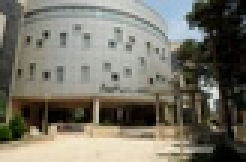
%> input picture Images/SchoolOfComputer.jpg, 82 x 54 px, shrunk from 854 x 568 before the run (shown 3 times larger)
$ octave Image_Processing.m   (GNU Octave 9; MATLAB toolbox functions it lacks are replaced by stand-ins)
%> lines starting %> are read from the running program, lines starting %| are printed output that depends on the picture
computer = imread('SchoolOfComputer.jpg');
%> computer is the input picture: size 54x82x3 uint8; mean R, G, B 118.6, 115.9, 103.6
landscape = imread('Landscape.jpg');
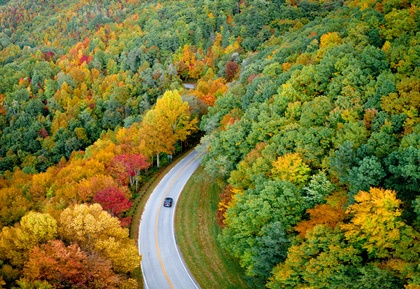
%> input picture Images/Landscape.jpg, 420 x 289 px, shrunk from 4384 x 3012 before the run
%> landscape is the input picture: size 289x420x3 uint8; mean R, G, B 116.1, 117.4, 49.7
me = imread('Me.jpg');
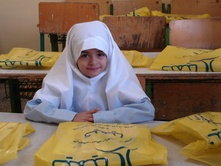
%> input picture Images/Me.JPG, 221 x 166 px, shrunk from 2304 x 1728 before the run
%> me is the input picture: size 166x221x3 uint8; mean R, G, B 131.5, 109.6, 87.6
figure(1);
imshow(computer);
figure(2);
imshow(landscape);
figure(3);
imshow(me);

% sobel algorithm to detect edges
clc; clear; close all; warning off;
c = imread('Me.jpg');
c = im2double(c);
c = imnoise(c, 'gaussian', 0, 0.001);
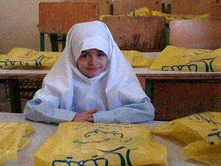
%> c: size 166x221x3 double; mean R, G, B 0.515, 0.43, 0.344

subplot(2,2,1);
imshow(c);
title('orginal image');

[height width R] = size(c);
%> height = 166; width = 221; R = 3

for i = 2 : height-1
    for j = 2 : width-1
        Dx(i,j) = [c(i+1,j-1) - c(i-1,j-1)] + 2*[c(i+1,j) - c(i-1,j)] + [c(i+1,j+1) - c(i-1,j+1)];
        Dy(i,j) = [c(i-1,j+1) - c(i-1,j-1)] + 2*[c(i,j+1) - c(i,j-1)] + [c(i+1,j+1) - c(i+1,j-1)];
        S(i,j) = sqrt(Dx(i,j)^2 + Dy(i,j)^2);
        if Dx(i,j) < 1
            Dx(i,j) = 0;
        else
            Dx(i,j) = 1;
        end
        if Dy(i,j) < 1
            Dy(i,j) = 0;
        else
            Dy(i,j) = 1;
        end
    end
end
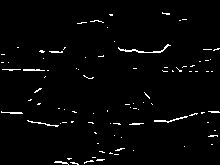
%> Dx: size 165x220 double; values 0 (black) and 1 (white), 2.2% white in thin lines or dots
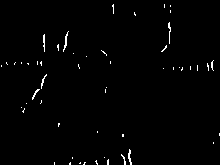
%> Dy: size 165x220 double; values 0 (black) and 1 (white), 1.1% white in thin lines or dots
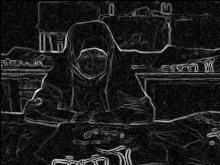
%> S: size 165x220 double; min 0, max 3.14, mean 0.345; drawn with min black and max white

subplot(2,2,2);
imshow(Dx,[]);
title('horizontal edges detected');

subplot(2,2,3);
imshow(Dy,[]);
title('vertical edges detected');

for i = 1 : 255
    for j = 1 : 255
%> (the run ends here)
